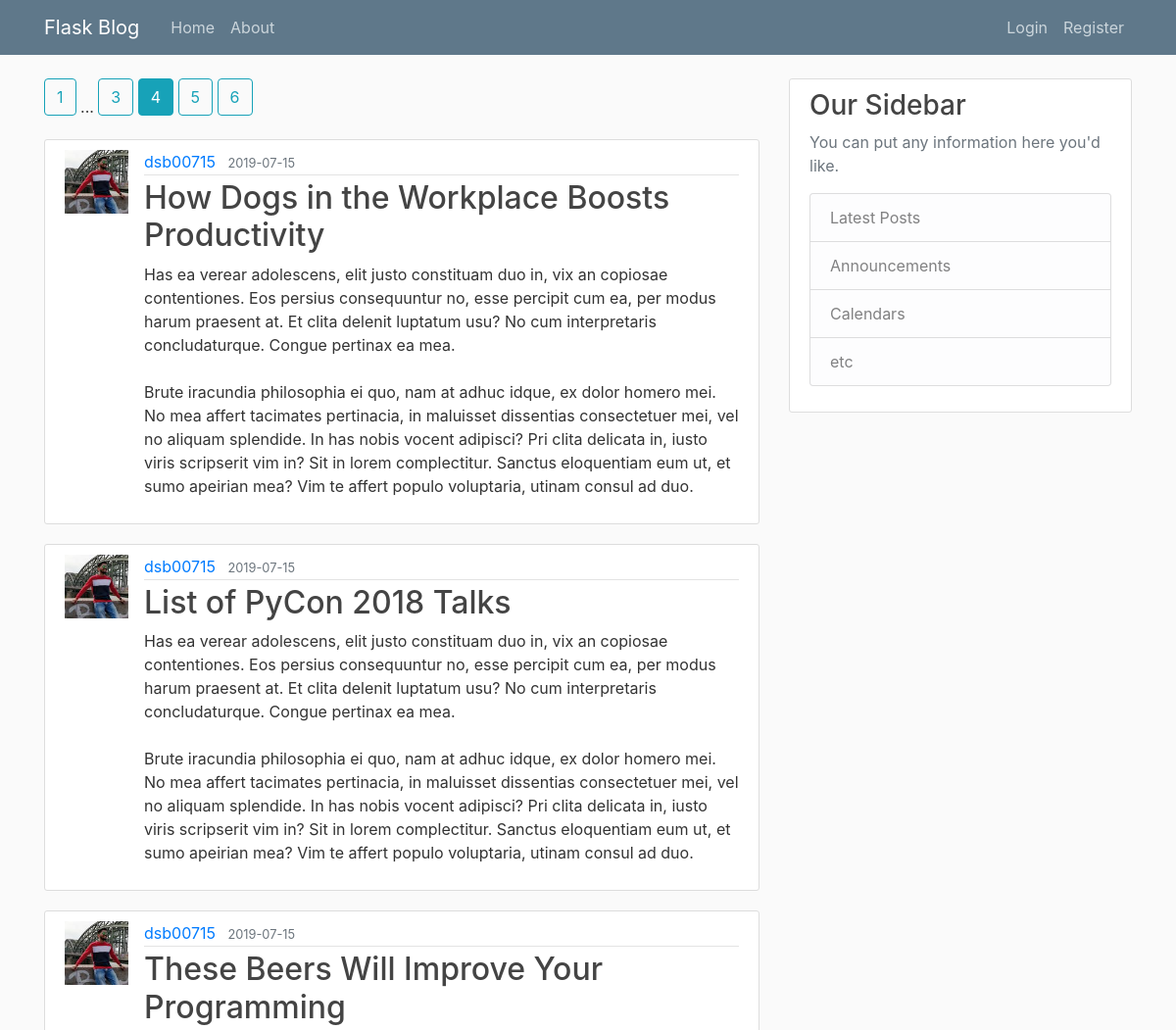
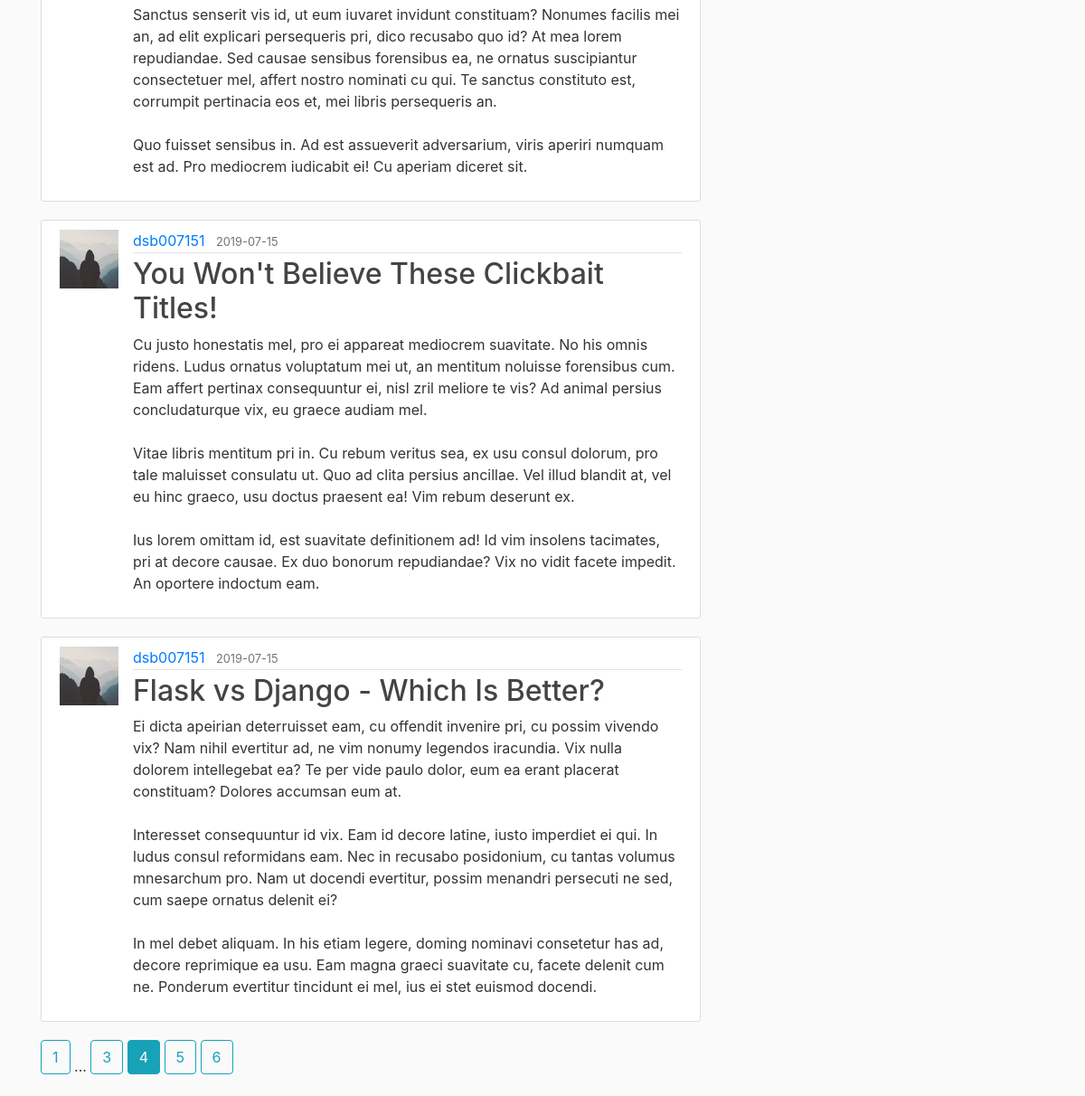
/home?page=4, run on the app's committed database (2 pictures, top to bottom).
### app/models.py (models this page shows, shortened)
class Post(_db.Model):
    id = _db.Column(_db.Integer, primary_key=True)
    title = _db.Column(_db.String(100), nullable=False)
    date_posted = _db.Column(_db.DateTime, nullable=False, default=datetime.utcnow)
    content = _db.Column(_db.Text, nullable=False)
    user_id = _db.Column(_db.Integer, _db.ForeignKey('user.id'), nullable=False)

class User(_db.Model, UserMixin):
    id = _db.Column(_db.Integer, primary_key=True)
    username = _db.Column(_db.String(20), unique=True, nullable=False)
    email = _db.Column(_db.String(120), unique=True, nullable=False)
    image_file = _db.Column(_db.String(20), default='default.jpg')
    password = _db.Column(_db.String(60), nullable=False)
    posts = _db.relationship('Post', backref='author', lazy=True)

### app/main/routes.py (the view)
@main.route('/')
@main.route('/home')
def home_page():
    page = request.args.get('page', 1, type=int)
    posts = Post.query.order_by(Post.date_posted.desc()).paginate(page=page, per_page=5)
    return render_template('home.html', posts=posts)

### app/templates/home.html
<!DOCTYPE html>
{% extends "layout.html" %}
{% block content %}
    {% include "pagination.html" %}
    {% for post in posts.items %}
        <article class="media content-section">
            <img class="rounder-circle article-img"
                 src="{{ url_for('static', filename='profile_pics/' + post.author.image_file) }}" alt="">
            <div class="media-body">
                <div class="article-metadata">
                    <a class="mr-2" href="{{ url_for('users.user_post', username=post.author.username) }}">{{ post.author.username }}</a>
                    <small class="text-muted">{{ post.date_posted.strftime('%Y-%m-%d') }}</small>
                </div>
                <h2><a class="article-title" href="{{ url_for('posts.post', post_id=post.id) }}">{{ post.title }}</a></h2>
                <p class="article-content">{{ post.content }}</p>
            </div>
        </article>
    {% endfor %}
    {% include "pagination.html" %}
{% endblock content %}

### app/static/main.css (style rules this page uses)
body { background: #fafafa; color: #333333; margin-top: 5rem; }
h1, h2, h3, h4, h5, h6 { color: #444444; }
.content-section { background: #ffffff; padding: 10px 20px; border: 1px solid #dddddd; border-radius: 3px; margin-bottom: 20px; }
.article-title { color: #444444; }
.article-content { white-space: pre-line; }
.article-img { height: 65px; width: 65px; margin-right: 16px; }
.article-metadata { padding-bottom: 1px; margin-bottom: 4px; border-bottom: 1px solid #e3e3e3 }

### data on the page
Post: image_file (picture), author.username "dsb00715", date_posted "2019-07-15", title "How Dogs in the Workplace Boosts Productivity", content "Has ea verear adolescens, elit justo constituam duo in, vix an copiosae contentiones. Eos persius consequuntur no, esse percipit cum ea, per modus harum praesent at. Et clita delenit luptatum usu? No cum interpretaris concludaturque. Congue pertinax ea mea. Brute iracundia philosophia ei quo, nam at adhuc idque, ex dolor homero mei. No mea affert tacimates pertinacia, in maluisset dissentias consectetuer mei, vel no aliquam splendide. In has nobis vocent adipisci? Pri clita delicata in, iusto viris scripserit vim in? Sit in lorem complectitur. Sanctus eloquentiam eum ut, et sumo apeirian mea? Vim te affert populo voluptaria, utinam consul ad duo."
Post: image_file (picture), author.username "dsb00715", date_posted "2019-07-15", title "List of PyCon 2018 Talks", content "Has ea verear adolescens, elit justo constituam duo in, vix an copiosae contentiones. Eos persius consequuntur no, esse percipit cum ea, per modus harum praesent at. Et clita delenit luptatum usu? No cum interpretaris concludaturque. Congue pertinax ea mea. Brute iracundia philosophia ei quo, nam at adhuc idque, ex dolor homero mei. No mea affert tacimates pertinacia, in maluisset dissentias consectetuer mei, vel no aliquam splendide. In has nobis vocent adipisci? Pri clita delicata in, iusto viris scripserit vim in? Sit in lorem complectitur. Sanctus eloquentiam eum ut, et sumo apeirian mea? Vim te affert populo voluptaria, utinam consul ad duo."
Post: image_file (picture), author.username "dsb00715", date_posted "2019-07-15", title "These Beers Will Improve Your Programming", content "Sanctus senserit vis id, ut eum iuvaret invidunt constituam? Nonumes facilis mei an, ad elit explicari persequeris pri, dico recusabo quo id? At mea lorem repudiandae. Sed causae sensibus forensibus ea, ne ornatus suscipiantur consectetuer mel, affert nostro nominati cu qui. Te sanctus constituto est, corrumpit pertinacia eos et, mei libris persequeris an. Quo fuisset sensibus in. Ad est assueverit adversarium, viris aperiri numquam est ad. Pro mediocrem iudicabit ei! Cu aperiam diceret sit."
Post: image_file (placeholder picture), author.username "dsb007151", date_posted "2019-07-15", title "You Won't Believe These Clickbait Titles!", content "Cu justo honestatis mel, pro ei appareat mediocrem suavitate. No his omnis ridens. Ludus ornatus voluptatum mei ut, an mentitum noluisse forensibus cum. Eam affert pertinax consequuntur ei, nisl zril meliore te vis? Ad animal persius concludaturque vix, eu graece audiam mel. Vitae libris mentitum pri in. Cu rebum veritus sea, ex usu consul dolorum, pro tale maluisset consulatu ut. Quo ad clita persius ancillae. Vel illud blandit at, vel eu hinc graeco, usu doctus praesent ea! Vim rebum deserunt ex. Ius lorem omittam id, est suavitate definitionem ad! Id vim insolens tacimates, pri at decore causae. Ex duo bonorum repudiandae? Vix no vidit facete impedit. An oportere indoctum eam."
Post: image_file (placeholder picture), author.username "dsb007151", date_posted "2019-07-15", title "Flask vs Django - Which Is Better?", content "Ei dicta apeirian deterruisset eam, cu offendit invenire pri, cu possim vivendo vix? Nam nihil evertitur ad, ne vim nonumy legendos iracundia. Vix nulla dolorem intellegebat ea? Te per vide paulo dolor, eum ea erant placerat constituam? Dolores accumsan eum at. Interesset consequuntur id vix. Eam id decore latine, iusto imperdiet ei qui. In ludus consul reformidans eam. Nec in recusabo posidonium, cu tantas volumus mnesarchum pro. Nam ut docendi evertitur, possim menandri persecuti ne sed, cum saepe ornatus delenit ei? In mel debet aliquam. In his etiam legere, doming nominavi consetetur has ad, decore reprimique ea usu. Eam magna graeci suavitate cu, facete delenit cum ne. Ponderum…"

### other printed values
{{ page_num }} "1" "3" "5" "6" "1" "3" "5" "6"
{{ page_num }} "4" "4"
